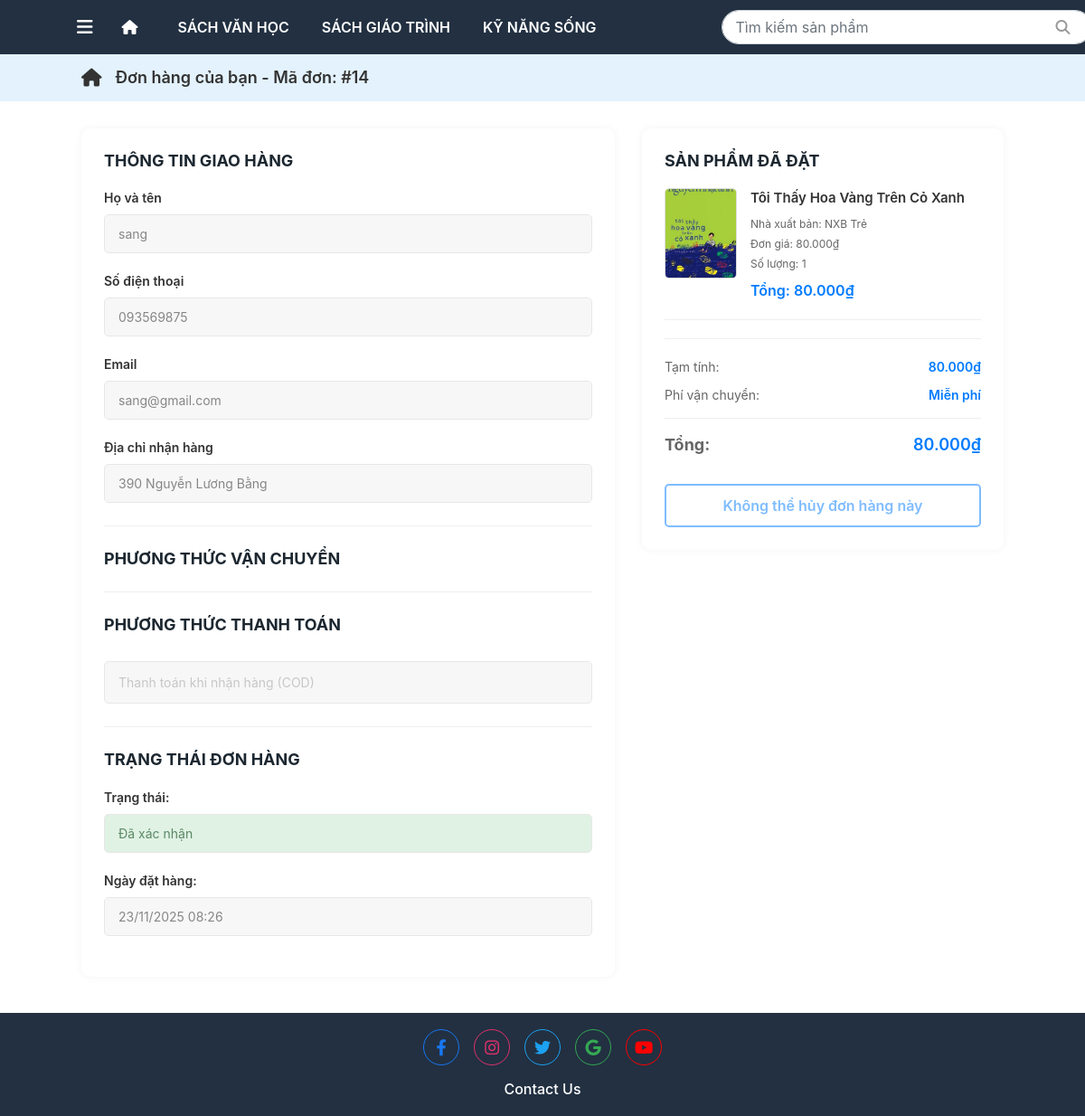
The app's page /order_confirm/14/ (signed in), older data.
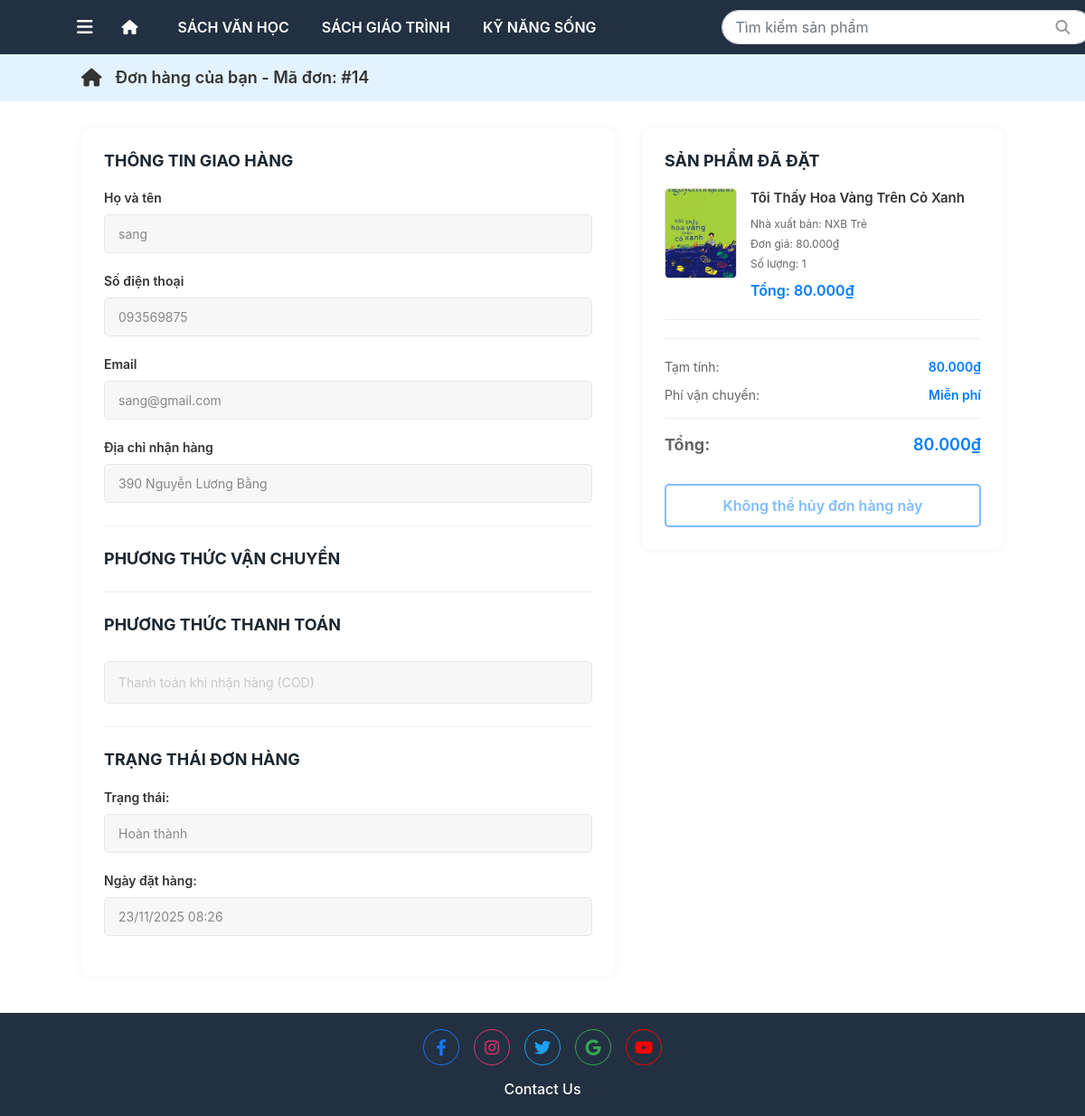
The same page, newer data.
### booksale_app/models.py (models this page shows)
class Order(models.Model):
    STATUS_CHOICES = [
        ('confirmed', 'Đã xác nhận'),
        ('pending', 'Chờ xác nhận'),
        ('cancelled', 'Đã hủy'),
        ('completed', 'Hoàn thành')
    ]
    order_date = models.DateTimeField(auto_now_add=True)
    total_amount = models.DecimalField(
        max_digits=10,
        decimal_places=2,
        null=True,         # cho phép null
        blank=True,
    )
    status = models.CharField(
        max_length=20,
        choices=STATUS_CHOICES,
        default='pending'  # mặc định là "Chờ xác nhận"
    )
    cancel_reason = models.TextField(blank=True, null=True)
    shipping_date = models.DateField(verbose_name= "Ngày giao hàng", blank=True, null=True)
    note = models.TextField(blank=True, null=True)
    customer = models.ForeignKey(
        Customer,
        on_delete = models.PROTECT
    )
    payment_method = models.CharField(choices=PaymentMethod.choices, max_length=20)

### booksale_app/views/user_view/order_confirm.py (the view)
# urls.py: path('order_confirm/<int:order_id>/', views.order_confirm, name='order_confirm'),
@login_required(login_url="/accounts/login/kh/")
@group_required('KH', login_url="/accounts/login/kh/")
def order_confirm(request, order_id):
    customer = get_object_or_404(Customer, user=request.user)
    order = get_object_or_404(Order, id=order_id, customer=customer)
    order_items = Order_Item.objects.filter(order=order).select_related('product')
    products = []
    tam_tinh = 0
    for item in order_items:
        item_total = float(item.total_price)
        tam_tinh += item_total
        image_name = 'image.jpg'  # default
        if item.product.image:
            image_path = str(item.product.image)
            if '/' in image_path:
                image_name = image_path.split('/')[-1]
            else:
                image_name = image_path
        products.append({
            'id': item.id,
            'ten': item.product.product_name,
            'dongia': float(item.unit_price),
            'soluong': item.quantity,
            'tong': item_total,
            'hinhanh': image_name,
            'product': item.product
        })
    phi_van_chuyen = 0
    tong_cong = tam_tinh + phi_van_chuyen
    context = {
        'order': order,
        'products': products,
        'customer': customer,
        'tam_tinh': int(tam_tinh),
        'phi_van_chuyen': phi_van_chuyen,
        'tong_cong': int(tong_cong)
    }
    return render(request, 'user_temp/order_confirm/order_confirm.html', context)

### booksale_app/context_processors.py (called while the page is built)
def categories_and_cart(request):
    context = {
        'categories': Category.objects.all()[:3],  # Lấy 3 categories đầu tiên cho menu
        'cart_count': 0
    }
    if request.user.is_authenticated:
        try:
            customer = Customer.objects.get(user=request.user)
            cart = Cart.objects.filter(customer=customer).first()
            if cart:
                cart_count = Cart_Item.objects.filter(cart=cart).aggregate(
                    total=Sum('quantity')
                )['total'] or 0
                context['cart_count'] = int(cart_count) if cart_count else 0
        except (Customer.DoesNotExist, AttributeError):
            context['cart_count'] = 0
    return context

def global_user_context(request):
    user = request.user
    is_kh = False
    if user.is_authenticated:
        is_kh = user.groups.filter(name="KH").exists()
    if is_kh:
        try:
            customer = Customer.objects.get(user=user)
            cart = Cart.objects.get(customer=customer)
        except:
            pass
    return {
        "is_kh": is_kh,
    }

### booksale_app/templates/user_temp/order_confirm/order_confirm.html (shortened to what the changed rows need)
{% extends 'user_temp/base.html' %}
{% load static %}
{% block content %}
<div class="order-header">
    <div class="order-header-content">
        <a href="/" class="order-header-home">
            <i class="fas fa-home"></i>
        </a>
        <h2 class="order-header-title">Đơn hàng của bạn - Mã đơn: #{{ order.id }}</h2>
    </div>
</div>
<div class="order-container">
    <div class="delivery-section">
        <div class="form-group">
            <label>Trạng thái:</label>
            <input type="text" value="{{ order.get_status_display }}" disabled class="status-input status-{{ order.status }}">
        </div>
        <div class="form-group">
            <label>Ngày đặt hàng:</label>
            <input type="text" value="{{ order.order_date|date:'d/m/Y H:i' }}" disabled>
        </div>
    </div>
</div>
{% endblock %}

Row changes from the older to the newer data that the page shows:
changed Order id 14: status "Đã xác nhận" → "Hoàn thành"
